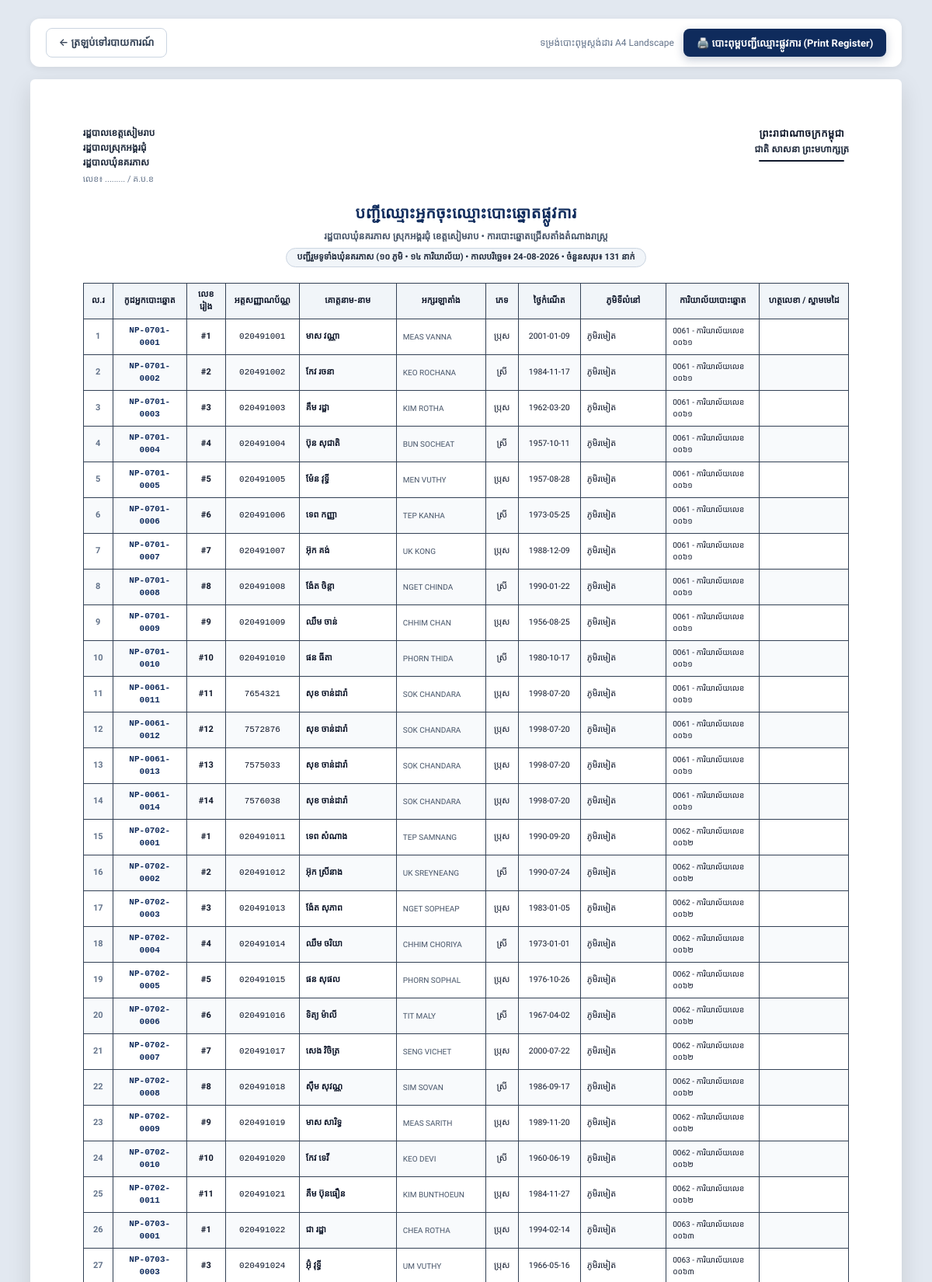
Page /reports/official-list (signed in, upper part) on the committed database.
### app/models.py (models this page shows, shortened)
class Voter(Base):
    __tablename__ = "voters"
    id = Column(Integer, primary_key=True, index=True)
    voter_code = Column(String(50), unique=True, index=True, nullable=False) # e.g. NP-0701-0001
    list_no = Column(Integer, nullable=False)                                # 1, 2, 3 in station
    national_id = Column(String(50), unique=True, index=True, nullable=False) # 9 or 10 digit Khmer ID card
    name_kh = Column(String(100), nullable=False)                            # ឈ្មោះខ្មែរ (e.g. ស៊ឹម ចាន់ថន)
    name_en = Column(String(100), nullable=False)                            # ឈ្មោះឡាតាំង (e.g. SIM CHANTHORN)
    gender = Column(String(20), nullable=False)                              # ប្រុស / ស្រី
    dob = Column(String(50), nullable=False)                                 # 1990-04-15 or 1990
    address = Column(String(255), nullable=True)                             # ក្រុមទី...
    village_id = Column(Integer, ForeignKey("villages.id"), nullable=False)
    station_id = Column(Integer, ForeignKey("polling_stations.id"), nullable=False)
    status = Column(String(30), default="active")                            # active, moved, deceased, suspended
    photo_url = Column(String(255), nullable=True)                          # Profile photo path
    has_voted = Column(Boolean, default=False)
    voted_at = Column(DateTime, nullable=True)
    voted_by_user_id = Column(Integer, ForeignKey("users.id"), nullable=True)
    notes = Column(Text, nullable=True)
    created_at = Column(DateTime, default=datetime.datetime.utcnow)
    updated_at = Column(DateTime, default=datetime.datetime.utcnow, onupdate=datetime.datetime.utcnow)
    village = relationship("Village", back_populates="voters")
    station = relationship("PollingStation", back_populates="voters")
    voted_by_user = relationship("User", foreign_keys=[voted_by_user_id])

class Village(Base):
    __tablename__ = "villages"
    id = Column(Integer, primary_key=True, index=True)
    code = Column(String(20), unique=True, index=True, nullable=False) # e.g. V01 to V10
    name_kh = Column(String(100), nullable=False)                     # e.g. ភូមិរមៀត
    name_en = Column(String(100), nullable=False)                     # e.g. Romiet Village
    chief_name = Column(String(100), nullable=True)                  # e.g. លោក ឈុន វុទ្ធី
    chief_phone = Column(String(50), nullable=True)                  # e.g. 012 345 678
    total_households = Column(Integer, default=0)
    created_at = Column(DateTime, default=datetime.datetime.utcnow)
    stations = relationship("PollingStation", back_populates="village")
    voters = relationship("Voter", back_populates="village")
    users = relationship("User", back_populates="village")

class PollingStation(Base):
    __tablename__ = "polling_stations"
    id = Column(Integer, primary_key=True, index=True)
    code = Column(String(20), unique=True, index=True, nullable=False) # e.g. 0701 to 0714
    name = Column(String(150), nullable=False)                         # e.g. ការិយាល័យលេខ ០៧០១
    location = Column(String(200), nullable=False)                     # e.g. សាលាបឋមសិក្សារមៀត (បន្ទប់ទី១)
    capacity = Column(Integer, default=600)                            # Maximum capacity
    village_id = Column(Integer, ForeignKey("villages.id"), nullable=True)
    officer_name = Column(String(100), nullable=True)                  # Head of polling station
    officer_phone = Column(String(50), nullable=True)
    created_at = Column(DateTime, default=datetime.datetime.utcnow)
    village = relationship("Village", back_populates="stations")
    voters = relationship("Voter", back_populates="station")
    users = relationship("User", back_populates="station")

### app/routes/report_routes.py (the view)
@router.get("/reports/official-list", response_class=HTMLResponse)
def official_printable_list(
    request: Request,
    station_id: str = Query("", description="Station ID"),
    village_id: str = Query("", description="Village ID"),
    db: Session = Depends(get_db)
):
    current_user = get_current_user_optional(request, db)
    if not current_user:
        return RedirectResponse(url="/login", status_code=302)
    query = db.query(Voter).filter(Voter.status == "active")
    station = None
    village = None
    if station_id and station_id.isdigit():
        station = db.query(PollingStation).filter(PollingStation.id == int(station_id)).first()
        if station:
            query = query.filter(Voter.station_id == int(station_id))
    if village_id and village_id.isdigit():
        village = db.query(Village).filter(Village.id == int(village_id)).first()
        if village:
            query = query.filter(Voter.village_id == int(village_id))
    voters = query.order_by(Voter.station_id.asc(), Voter.list_no.asc()).all()
    villages = db.query(Village).order_by(Village.code).all()
    stations = db.query(PollingStation).order_by(PollingStation.code).all()
    return templates.TemplateResponse(request=request, name="reports/official_list.html", context={
        "current_user": current_user,
        "voters": voters,
        "station": station,
        "village": village,
        "stations": stations,
        "villages": villages,
        "now": datetime.datetime.now()
    })

### app/templates/reports/official_list.html (shortened to what this page needs)
<!DOCTYPE html>
<html lang="km">
<head>
    <link rel="stylesheet" href="/static/css/style.css?v=4.0">
    <link rel="stylesheet" href="/static/css/print.css?v=4.0" media="print">
</head>
<body>
    <div class="print-toolbar">
        <a href="/reports" class="btn btn-outline">
            ← ត្រឡប់ទៅរបាយការណ៍
        </a>
        <div style="display: flex; align-items: center; gap: 12px;">
            <span style="font-size: 12px; color: #64748b;">ទម្រង់បោះពុម្ពស្តង់ដារ A4 Landscape</span>
            <button onclick="window.print()" class="btn btn-primary">
                🖨️ បោះពុម្ពបញ្ជីឈ្មោះផ្លូវការ (Print Register)
            </button>
        </div>
    </div>
    <div class="sheet">
        <div class="doc-header">
            <div class="doc-header-left">
                <div>រដ្ឋបាលខេត្តសៀមរាប</div>
                <div>រដ្ឋបាលស្រុកអង្គរជុំ</div>
                <div>រដ្ឋបាលឃុំនគរភាស</div>
                <div style="font-size: 11px; font-weight: normal; color: #64748b; margin-top: 2px;">លេខ៖ ......... / គ.ប.ខ</div>
            </div>
            <div class="doc-header-right">
                <h3>ព្រះរាជាណាចក្រកម្ពុជា</h3>
                <p>ជាតិ សាសនា ព្រះមហាក្សត្រ</p>
                <div class="header-decor"></div>
            </div>
        </div>
        <div class="doc-title-block">
            <h1 class="doc-title">បញ្ជីឈ្មោះអ្នកចុះឈ្មោះបោះឆ្នោតផ្លូវការ</h1>
            <p class="doc-subtitle">
                រដ្ឋបាលឃុំនគរភាស ស្រុកអង្គរជុំ ខេត្តសៀមរាប • ការបោះឆ្នោតជ្រើសតាំងតំណាងរាស្ត្រ
            </p>
            <div class="doc-badge-info">
                {% if station %}
                    {{ station.name }} (កូដ៖ {{ station.code }}) • ទីតាំង៖ {{ station.location }}
                {% elif village %}
                    ភូមិ {{ village.name_kh }} (កូដ៖ {{ village.code }})
                {% else %}
                    បញ្ជីរួមទូទាំងឃុំនគរភាស (១០ ភូមិ • ១៤ ការិយាល័យ)
                {% endif %}
                • <strong>កាលបរិច្ឆេទ៖ {{ now.strftime('%d-%m-%Y') }}</strong> • ចំនួនសរុប៖ <strong>{{ voters|length }} នាក់</strong>
            </div>
        </div>
        <table class="official-table">
            <thead>
                <tr>
                    <th style="width: 38px;">ល.រ</th>
                    <th style="width: 95px;">កូដអ្នកបោះឆ្នោត</th>
                    <th style="width: 50px;">លេខរៀង</th>
                    <th style="width: 95px;">អត្តសញ្ញាណប័ណ្ណ</th>
                    <th style="width: 125px;">គោត្តនាម-នាម</th>
                    <th style="width: 115px;">អក្សរឡាតាំង</th>
                    <th style="width: 42px;">ភេទ</th>
                    <th style="width: 80px;">ថ្ងៃកំណើត</th>
                    <th>ភូមិទីលំនៅ</th>
                    <th style="width: 120px;">ការិយាល័យបោះឆ្នោត</th>
                    <th style="width: 115px;">ហត្ថលេខា / ស្នាមមេដៃ</th>
                </tr>
            </thead>
            <tbody>
                {% if voters %}
                    {% for v in voters %}
                    <tr>
                        <td style="text-align: center; font-weight: bold; color: #64748b;">{{ loop.index }}</td>
                        <td style="font-family: monospace; font-weight: bold; text-align: center; color: #0f2b5c;">{{ v.voter_code }}</td>
                        <td style="text-align: center; font-weight: bold;">#{{ v.list_no }}</td>
                        <td style="font-family: monospace; text-align: center;">{{ v.national_id }}</td>
                        <td style="font-weight: bold; color: #0f172a;">{{ v.name_kh }}</td>
                        <td style="text-transform: uppercase; font-size: 10px; color: #475569;">{{ v.name_en }}</td>
                        <td style="text-align: center;">{{ v.gender }}</td>
                        <td style="text-align: center; font-size: 10.5px;">{{ v.dob }}</td>
                        <td>{{ v.village.name_kh if v.village else '' }}</td>
                        <td style="font-size: 10px;">{{ v.station.code if v.station else '' }} - {{ v.station.name if v.station else '' }}</td>
                        <td></td>
                    </tr>
                    {% endfor %}
                {% else %}
                    <tr>
                        <td colspan="11" style="text-align: center; padding: 25px; color: #64748b;">ពុំមានទិន្នន័យអ្នកបោះឆ្នោតឡើយ</td>
                    </tr>
                {% endif %}
            </tbody>
        </table>
    </div>
</body>
</html>

### app/static/css/style.css (style rules this page uses)
:root { --font-body: 'Kantumruy Pro', 'Siemreap', 'Battambang', 'Outfit', system-ui, -apple-system, sans-serif; --font-heading: 'Kantumruy Pro', 'Siemreap', 'Battambang', sans-serif; --font-khmer-title: 'Moul', cursive; --font-khmer-bold: 'Kantumruy Pro', 'Battambang', sans-serif; --color-primary: #0f2b5c; --color-primary-light: #1e3a8a; --color-primary-dark: #0a1c3d; --color-accent: #d4af37; --color-accent-hover: #b89628; --color-success: #10b981; --color-success-bg: #ecfdf5; --color-warning: #f59e0b; --color-warning-bg: #fffbeb; --color-danger: #ef4444; --color-danger-bg: #fef2f2; --color-info: #3b82f6; --color-info-bg: #eff6ff; --bg-main: #f8fafc; --bg-card: #ffffff; --border-color: #e2e8f0; --text-main: #1e293b; --text-muted: #64748b; --shadow-sm: 0 1px 2px 0 rgb(0 0 0 / 0.05); --shadow-md: 0 4px 6px -1px rgb(0 0 0 / 0.1), 0 2px 4px -2px rgb(0 0 0 / 0.1); --shadow-lg: 0 10px 15px -3px rgb(0 0 0 / 0.1), 0 4px 6px -4px rgb(0 0 0 / 0.1); --shadow-xl: 0 20px 25px -5px rgb(0 0 0 / 0.1), 0 8px 10px -6px rgb(0 0 0 / 0.1); --radius-md: 12px; --radius-lg: 16px; --radius-xl: 24px; }
* { margin: 0; padding: 0; box-sizing: border-box; }
html { height: 100%; width: 100%; }
body { font-family: var(--font-body); background-color: var(--bg-main); color: var(--text-main); min-height: 100%; width: 100%; margin: 0; padding: 0; line-height: 1.65; -webkit-font-smoothing: antialiased; -moz-osx-font-smoothing: grayscale; text-rendering: optimizeLegibility; }
.btn { display: inline-flex; align-items: center; justify-content: center; gap: 8px; padding: 9px 18px; font-size: 0.925rem; font-weight: 600; font-family: var(--font-body); border-radius: var(--radius-md); cursor: pointer; transition: all 0.2s cubic-bezier(0.4, 0, 0.2, 1); border: 1px solid transparent; text-decoration: none; }
.btn-primary { background: linear-gradient(135deg, #0f2b5c 0%, #1e3a8a 100%); color: white; box-shadow: 0 4px 12px rgba(15, 43, 92, 0.25); }
.btn-outline { background: transparent; border-color: var(--border-color); color: var(--text-main); }

### app/templates/reports/official_list.html (style rules this page uses)
* { box-sizing: border-box; margin: 0; padding: 0; }
body { background-color: #e2e8f0; font-family: 'Kantumruy Pro', 'Siemreap', 'Battambang', sans-serif; color: #0f172a; padding: 24px; line-height: 1.5; -webkit-font-smoothing: antialiased; }
.print-toolbar { max-width: 297mm; margin: 0 auto 16px auto; display: flex; align-items: center; justify-content: space-between; background: white; padding: 12px 20px; border-radius: 12px; box-shadow: 0 2px 8px rgba(0,0,0,0.08); }
.sheet { background: white; width: 297mm; min-height: 210mm; margin: 0 auto; padding: 16mm 18mm; box-shadow: 0 10px 30px rgba(0,0,0,0.12); border-radius: 6px; }
.doc-header { display: flex; justify-content: space-between; align-items: flex-start; margin-bottom: 20px; }
.doc-header-left { text-align: left; font-size: 12px; font-weight: 700; line-height: 1.6; color: #1e293b; }
.doc-header-right { text-align: center; line-height: 1.6; }
.doc-header-right h3 { font-size: 13px; font-weight: 700; color: #0f172a; letter-spacing: 0.5px; }
.doc-header-right p { font-size: 12px; font-weight: 700; color: #1e293b; }
.header-decor { width: 110px; height: 2px; background: #0f172a; margin: 4px auto 0 auto; border-radius: 2px; }
.doc-title-block { text-align: center; margin: 16px 0 20px 0; }
.doc-title { font-size: 20px; font-weight: 700; color: #0f2b5c; margin-bottom: 6px; letter-spacing: 0.5px; }
.doc-subtitle { font-size: 12px; font-weight: 600; color: #475569; }
.doc-badge-info { display: inline-block; margin-top: 6px; background: #f1f5f9; border: 1px solid #cbd5e1; padding: 3px 14px; border-radius: 20px; font-size: 11px; font-weight: 600; color: #1e293b; }
table.official-table { width: 100%; border-collapse: collapse; font-size: 11px; margin-bottom: 24px; }
table.official-table th, table.official-table td { border: 1px solid #334155; padding: 6px 8px; vertical-align: middle; }
table.official-table th { background-color: #f1f5f9; color: #0f172a; font-weight: 700; text-align: center; font-size: 11px; }
table.official-table tbody tr:nth-child(even) { background-color: #f8fafc; }
.btn { display: inline-flex; align-items: center; gap: 8px; padding: 8px 16px; font-size: 13px; font-weight: 600; border-radius: 8px; text-decoration: none; cursor: pointer; border: 1px solid transparent; }
.btn-primary { background: #0f2b5c; color: white; }
.btn-outline { background: transparent; border-color: #cbd5e1; color: #334155; }

### rows in the picture
Voter: voter_code "NP-0701-0001", list_no "1", national_id "020491001", name_kh "មាស វណ្ណា", name_en "MEAS VANNA", gender "ប្រុស", dob "2001-01-09", village "ភូមិរមៀត", station "0061", station "ការិយាល័យលេខ ០០៦១"
Voter: voter_code "NP-0701-0002", list_no "2", national_id "020491002", name_kh "កែវ រចនា", name_en "KEO ROCHANA", gender "ស្រី", dob "1984-11-17", village "ភូមិរមៀត", station "0061", station "ការិយាល័យលេខ ០០៦១"
Voter: voter_code "NP-0701-0003", list_no "3", national_id "020491003", name_kh "គឹម រដ្ឋា", name_en "KIM ROTHA", gender "ប្រុស", dob "1962-03-20", village "ភូមិរមៀត", station "0061", station "ការិយាល័យលេខ ០០៦១"
Voter: voter_code "NP-0701-0004", list_no "4", national_id "020491004", name_kh "ប៊ុន សុជាតិ", name_en "BUN SOCHEAT", gender "ស្រី", dob "1957-10-11", village "ភូមិរមៀត", station "0061", station "ការិយាល័យលេខ ០០៦១"
Voter: voter_code "NP-0701-0005", list_no "5", national_id "020491005", name_kh "ម៉ែន វុទ្ធី", name_en "MEN VUTHY", gender "ប្រុស", dob "1957-08-28", village "ភូមិរមៀត", station "0061", station "ការិយាល័យលេខ ០០៦១"
Voter: voter_code "NP-0701-0006", list_no "6", national_id "020491006", name_kh "ទេព កញ្ញា", name_en "TEP KANHA", gender "ស្រី", dob "1973-05-25", village "ភូមិរមៀត", station "0061", station "ការិយាល័យលេខ ០០៦១"
Voter: voter_code "NP-0701-0007", list_no "7", national_id "020491007", name_kh "អ៊ុក គង់", name_en "UK KONG", gender "ប្រុស", dob "1988-12-09", village "ភូមិរមៀត", station "0061", station "ការិយាល័យលេខ ០០៦១"
Voter: voter_code "NP-0701-0008", list_no "8", national_id "020491008", name_kh "ង៉ែត ចិន្តា", name_en "NGET CHINDA", gender "ស្រី", dob "1990-01-22", village "ភូមិរមៀត", station "0061", station "ការិយាល័យលេខ ០០៦១"
Voter: voter_code "NP-0701-0009", list_no "9", national_id "020491009", name_kh "ឈឹម ចាន់", name_en "CHHIM CHAN", gender "ប្រុស", dob "1956-08-25", village "ភូមិរមៀត", station "0061", station "ការិយាល័យលេខ ០០៦១"
Voter: voter_code "NP-0701-0010", list_no "10", national_id "020491010", name_kh "ផន ធីតា", name_en "PHORN THIDA", gender "ស្រី", dob "1980-10-17", village "ភូមិរមៀត", station "0061", station "ការិយាល័យលេខ ០០៦១"
Voter: voter_code "NP-0061-0011", list_no "11", national_id "7654321", name_kh "សុខ ចាន់ដារ៉ា", name_en "SOK CHANDARA", gender "ប្រុស", dob "1998-07-20", village "ភូមិរមៀត", station "0061", station "ការិយាល័យលេខ ០០៦១"
Voter: voter_code "NP-0061-0012", list_no "12", national_id "7572876", name_kh "សុខ ចាន់ដារ៉ា", name_en "SOK CHANDARA", gender "ប្រុស", dob "1998-07-20", village "ភូមិរមៀត", station "0061", station "ការិយាល័យលេខ ០០៦១"
Voter: voter_code "NP-0061-0013", list_no "13", national_id "7575033", name_kh "សុខ ចាន់ដារ៉ា", name_en "SOK CHANDARA", gender "ប្រុស", dob "1998-07-20", village "ភូមិរមៀត", station "0061", station "ការិយាល័យលេខ ០០៦១"
Voter: voter_code "NP-0061-0014", list_no "14", national_id "7576038", name_kh "សុខ ចាន់ដារ៉ា", name_en "SOK CHANDARA", gender "ប្រុស", dob "1998-07-20", village "ភូមិរមៀត", station "0061", station "ការិយាល័យលេខ ០០៦១"
Voter: voter_code "NP-0702-0001", list_no "1", national_id "020491011", name_kh "ទេព សំណាង", name_en "TEP SAMNANG", gender "ប្រុស", dob "1990-09-20", village "ភូមិរមៀត", station "0062", station "ការិយាល័យលេខ ០០៦២"
Voter: voter_code "NP-0702-0002", list_no "2", national_id "020491012", name_kh "អ៊ុក ស្រីនាង", name_en "UK SREYNEANG", gender "ស្រី", dob "1990-07-24", village "ភូមិរមៀត", station "0062", station "ការិយាល័យលេខ ០០៦២"
Voter: voter_code "NP-0702-0003", list_no "3", national_id "020491013", name_kh "ង៉ែត សុភាព", name_en "NGET SOPHEAP", gender "ប្រុស", dob "1983-01-05", village "ភូមិរមៀត", station "0062", station "ការិយាល័យលេខ ០០៦២"
Voter: voter_code "NP-0702-0004", list_no "4", national_id "020491014", name_kh "ឈឹម ចរិយា", name_en "CHHIM CHORIYA", gender "ស្រី", dob "1973-01-01", village "ភូមិរមៀត", station "0062", station "ការិយាល័យលេខ ០០៦២"
Voter: voter_code "NP-0702-0005", list_no "5", national_id "020491015", name_kh "ផន សុផល", name_en "PHORN SOPHAL", gender "ប្រុស", dob "1976-10-26", village "ភូមិរមៀត", station "0062", station "ការិយាល័យលេខ ០០៦២"
Voter: voter_code "NP-0702-0006", list_no "6", national_id "020491016", name_kh "ទិត្យ ម៉ាលី", name_en "TIT MALY", gender "ស្រី", dob "1967-04-02", village "ភូមិរមៀត", station "0062", station "ការិយាល័យលេខ ០០៦២"
Voter: voter_code "NP-0702-0007", list_no "7", national_id "020491017", name_kh "សេង វិចិត្រ", name_en "SENG VICHET", gender "ប្រុស", dob "2000-07-22", village "ភូមិរមៀត", station "0062", station "ការិយាល័យលេខ ០០៦២"
Voter: voter_code "NP-0702-0008", list_no "8", national_id "020491018", name_kh "ស៊ឹម សុវណ្ណ", name_en "SIM SOVAN", gender "ស្រី", dob "1986-09-17", village "ភូមិរមៀត", station "0062", station "ការិយាល័យលេខ ០០៦២"
Voter: voter_code "NP-0702-0009", list_no "9", national_id "020491019", name_kh "មាស សារិទ្ធ", name_en "MEAS SARITH", gender "ប្រុស", dob "1989-11-20", village "ភូមិរមៀត", station "0062", station "ការិយាល័យលេខ ០០៦២"
Voter: voter_code "NP-0702-0010", list_no "10", national_id "020491020", name_kh "កែវ ទេវី", name_en "KEO DEVI", gender "ស្រី", dob "1960-06-19", village "ភូមិរមៀត", station "0062", station "ការិយាល័យលេខ ០០៦២"
Voter: voter_code "NP-0702-0011", list_no "11", national_id "020491021", name_kh "គឹម ប៊ុនធឿន", name_en "KIM BUNTHOEUN", gender "ប្រុស", dob "1984-11-27", village "ភូមិរមៀត", station "0062", station "ការិយាល័យលេខ ០០៦២"
Voter: voter_code "NP-0703-0001", list_no "1", national_id "020491022", name_kh "ជា រដ្ឋា", name_en "CHEA ROTHA", gender "ប្រុស", dob "1994-02-14", village "ភូមិរមៀត", station "0063", station "ការិយាល័យលេខ ០០៦៣"
Voter: voter_code "NP-0703-0003", list_no "3", national_id "020491024", name_kh "អ៊ុំ វុទ្ធី", name_en "UM VUTHY", gender "ប្រុស", dob "1966-05-16", village "ភូមិរមៀត", station "0063", station "ការិយាល័យលេខ ០០៦៣"

### other values in the picture
{{ now.strftime('%d-%m-%Y') }} "24-08-2026"
{{ voters|length }} "131"
